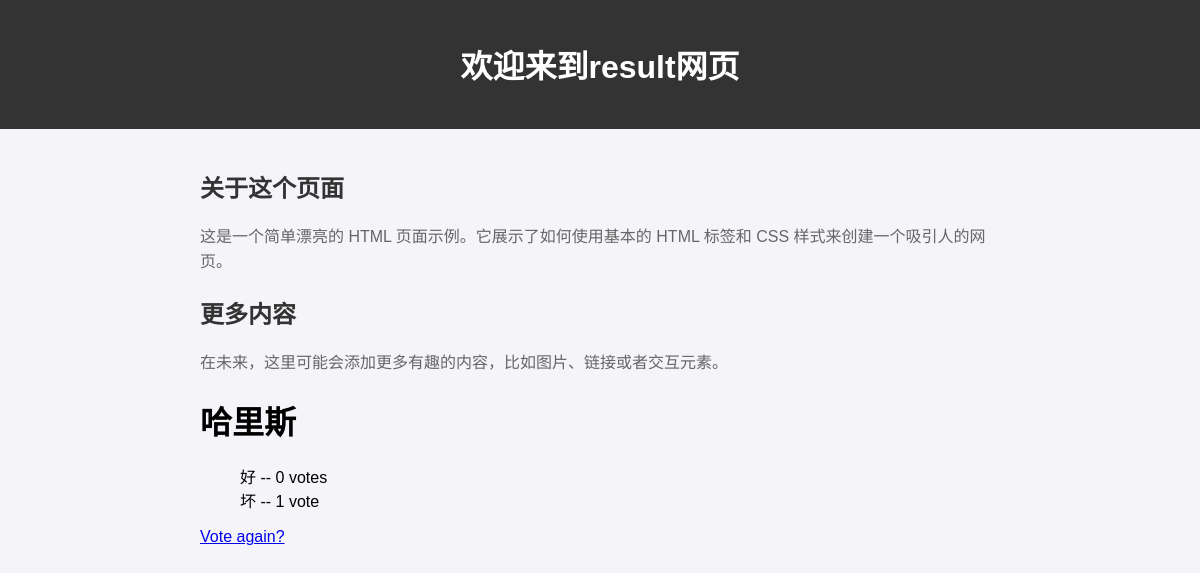
The app's page /polls/2/results/ with its own data.
### polls/models.py (models this page shows, shortened)
class Question(models.Model):
    question_text = models.CharField(max_length=200)
    pub_date = models.DateTimeField("date published")

class Choice(models.Model):
    question = models.ForeignKey(Question, on_delete=models.CASCADE)
    choice_text = models.CharField(max_length=200)
    votes = models.IntegerField(default=0)

### polls/views.py (the view)
# urls.py: path("<int:pk>/results/", views.ResultsView.as_view(), name="results"),
class ResultsView(generic.DetailView):
    model = Question
    template_name = "results.html"

### templates/results.html (shortened to what this page needs)
<!DOCTYPE html>
<html lang="zh-CN">
<head>
</head>
<body>
<header>
    <h1>欢迎来到result网页</h1>
</header>
<main>
    <h2>关于这个页面</h2>
    <p>这是一个简单漂亮的 HTML 页面示例。它展示了如何使用基本的 HTML 标签和 CSS 样式来创建一个吸引人的网页。</p>
    <h2>更多内容</h2>
    <p>在未来，这里可能会添加更多有趣的内容，比如图片、链接或者交互元素。</p>
    <h1>{{ question.question_text }}</h1>
    <ul>
        {% for choice in question.choice_set.all %}
            <li>{{ choice.choice_text }} -- {{ choice.votes }} vote{{ choice.votes|pluralize }}</li>
        {% endfor %}
    </ul>
    <a href="{% url 'polls:detail' question.id %}">Vote again?</a>
</main>
</body>
</html>

### records on screen
Question: question_text "哈里斯"
Choice: choice_text "好", votes "0"
Choice: choice_text "坏", votes "1"
